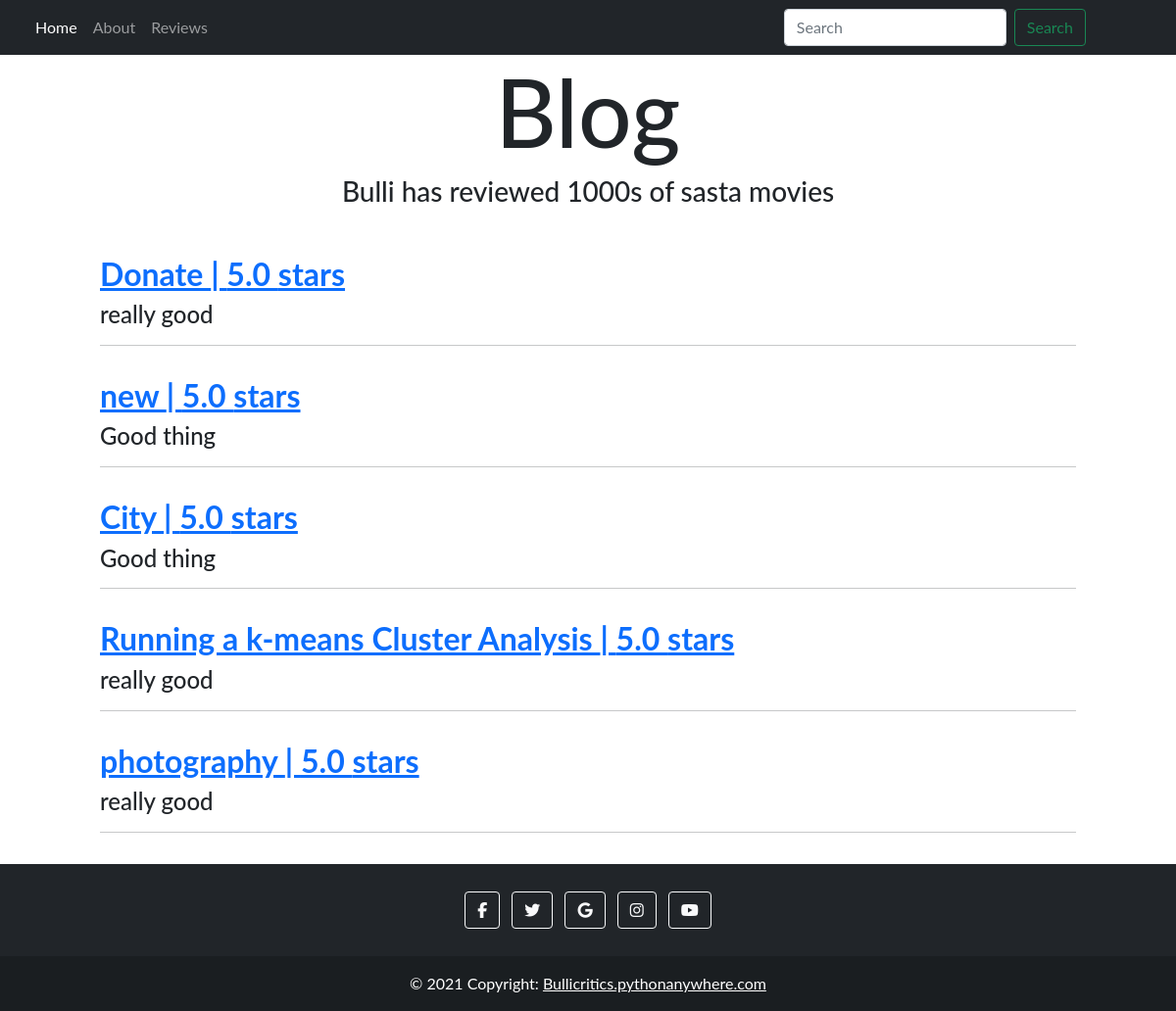
/review/, run on the app's committed database.
### review/models.py (models this page shows, shortened)
class Review(models.Model):
    movie=models.ImageField(upload_to='images',blank=True,null=True)
    title=models.CharField(max_length=100)
    description=models.CharField(max_length=10000)
    releasedate=models.DateField()
    rating=models.FloatField(default=5)
    content= models.TextField()

### review/views.py (the view)
# urls.py: path('review/',include('review.urls'))
def review(request):
    reviews= Review.objects.order_by('-releasedate')
    context={'reviews':reviews }
    return render(request,"port/blog.html",context)

### review/templates/port/blog.html (shortened to what this page needs)
{% extends 'port/base.html' %}
{% load static %}
{% block content %}
<h1 id="blogtitle" class="font-weight-bold text-center">Blog</h1>
<h3 class="text-center mb-5">Bulli has reviewed 1000s of sasta movies</h3>
{% for review in reviews %}
<div class="row justify-content-center my-3">
  <div class="col-md-10">
      <a href="{% url 'detail' review.id %}"><h2><strong>{{ review.title }} | {{ review.rating }} stars</strong></h2></a>
    <h4>{{ review.description|striptags|truncatechars:100 }}</h4><hr>
  </div>
</div>
{% endfor %}
{% endblock content %}

### review/static/css/main.css (style rules this page uses)
body { font-family: 'Lato', sans-serif; }
#blogtitle { font-size: 6rem; }

### data on the page
Review: title "Donate", rating "5.0", description "really good"
Review: title "new", rating "5.0", description "Good thing"
Review: title "City", rating "5.0", description "Good thing"
Review: title "Running a k-means Cluster Analysis", rating "5.0", description "really good"
Review: title "photography", rating "5.0", description "really good"
